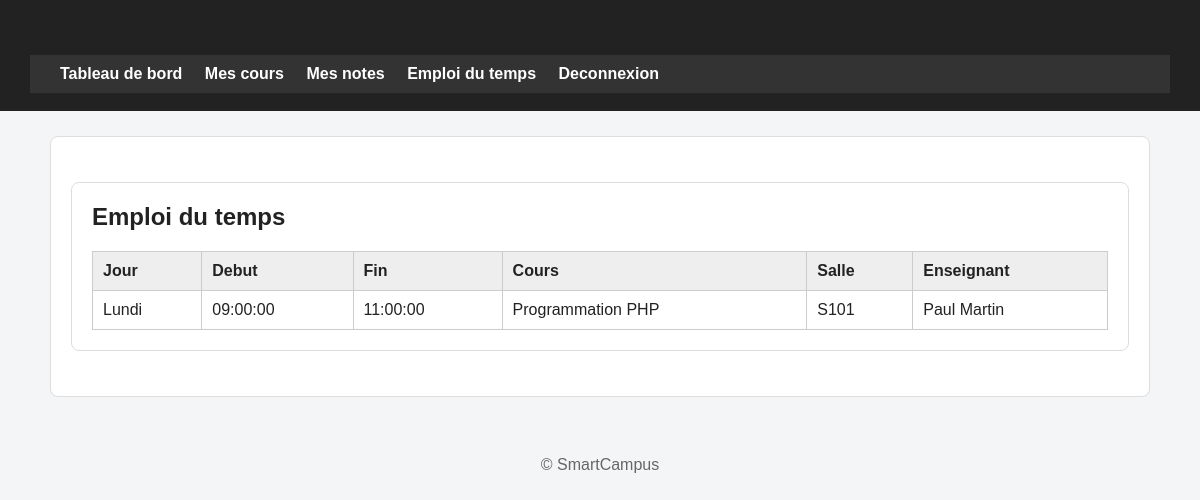
Screenshot of /etudiant/emploi_du_temps.php (signed in) with the database file from the repository.
### tables this page shows
CREATE TABLE cours (
    id_cours INT AUTO_INCREMENT PRIMARY KEY,
    code_cours VARCHAR(50) NOT NULL,
    titre VARCHAR(150) NOT NULL,
    description TEXT,
    capacite_max INT NOT NULL,
    jour VARCHAR(20) NOT NULL,
    heure_debut TIME NOT NULL,
    heure_fin TIME NOT NULL,
    salle VARCHAR(50) NOT NULL,
    semestre VARCHAR(50) NOT NULL,
    id_enseignant INT NOT NULL,
    UNIQUE (code_cours),
    CONSTRAINT fk_cours_enseignant
        FOREIGN KEY (id_enseignant) REFERENCES enseignant(id_enseignant)
);

CREATE TABLE utilisateur (
    id_user INT AUTO_INCREMENT PRIMARY KEY,
    nom VARCHAR(100) NOT NULL,
    prenom VARCHAR(100) NOT NULL,
    email VARCHAR(150) NOT NULL,
    mot_de_passe VARCHAR(255) NOT NULL,
    role ENUM('administrateur','enseignant','etudiant') NOT NULL,
    date_creation TIMESTAMP DEFAULT CURRENT_TIMESTAMP,
    actif TINYINT(1) DEFAULT 1,
    UNIQUE (email)
);

### etudiant/emploi_du_temps.php (the view, shortened to what this page needs)
<?php
require_once __DIR__ . '/../config/db.php';
$id_etudiant = $_SESSION['id_etudiant'] ?? 0;
include __DIR__ . '/../includes/header.php';
?>
<section class="container">
    <h1>Emploi du temps</h1>
    <?php
    $sql = "SELECT cours.jour, cours.heure_debut, cours.heure_fin, cours.titre, cours.salle,
                   utilisateur.nom, utilisateur.prenom
            FROM inscription
            INNER JOIN cours ON inscription.id_cours = cours.id_cours
            INNER JOIN enseignant ON cours.id_enseignant = enseignant.id_enseignant
            INNER JOIN utilisateur ON enseignant.id_user = utilisateur.id_user
            WHERE inscription.id_etudiant = ?
            AND inscription.statut = 'inscrit'
            ORDER BY cours.jour, cours.heure_debut";
    $stmt = mysqli_prepare($conn, $sql);
    mysqli_stmt_bind_param($stmt, "i", $id_etudiant);
    mysqli_stmt_execute($stmt);
    $resultat = mysqli_stmt_get_result($stmt);
    ?>
    <table>
        <thead>
            <tr>
                <th>Jour</th>
                <th>Debut</th>
                <th>Fin</th>
                <th>Cours</th>
                <th>Salle</th>
                <th>Enseignant</th>
            </tr>
        </thead>
        <tbody>
            <?php if ($resultat && mysqli_num_rows($resultat) > 0): ?>
                <?php while ($cours = mysqli_fetch_assoc($resultat)): ?>
                    <tr>
                        <td><?php echo htmlspecialchars($cours['jour']); ?></td>
                        <td><?php echo htmlspecialchars($cours['heure_debut']); ?></td>
                        <td><?php echo htmlspecialchars($cours['heure_fin']); ?></td>
                        <td><?php echo htmlspecialchars($cours['titre']); ?></td>
                        <td><?php echo htmlspecialchars($cours['salle']); ?></td>
                        <td><?php echo htmlspecialchars($cours['prenom'] . ' ' . $cours['nom']); ?></td>
                    </tr>
                <?php endwhile; ?>
            <?php else: ?>
                <tr>
                    <td colspan="6">Aucun cours dans l'emploi du temps.</td>
                </tr>
            <?php endif; ?>
        </tbody>
    </table>
</section>
<?php include __DIR__ . '/../includes/footer.php'; ?>

### assets/css/style.css (style rules this page uses)
* { box-sizing: border-box; }
body { margin: 0; font-family: Arial, Helvetica, sans-serif; background: #f4f5f7; color: #222; }
.container, main { max-width: 1100px; margin: 25px auto; padding: 20px; background: white; border: 1px solid #ddd; border-radius: 8px; }
h1 { margin-top: 0; color: #222; }
table { width: 100%; border-collapse: collapse; margin-top: 15px; background: white; }
th, td { border: 1px solid #ccc; padding: 10px; text-align: left; }
th { background: #eee; }

### rows the page displays
cours: jour "Lundi", heure_debut "09:00:00", heure_fin "11:00:00", titre "Programmation PHP", salle "S101", utilisateur.prenom+nom "Paul Martin"
